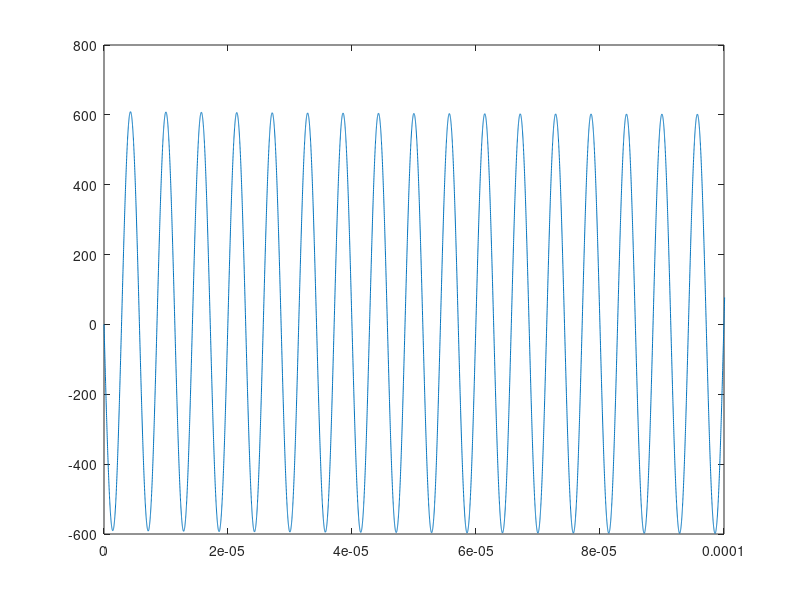

Write MATLAB code to recreate this figure. (Note: this script raises an error after producing the figure.)
clear; close all; clc;
load("All_injectors_vaccum.mat")
dT = 1e-7;
RunTime = .004;
time = 0:dT:RunTime';
plot(time/10, voltage)
xlim([0, .0001])
[nada, nada_locs] = findpeaks(-abs(voltage));
[shifted_voltage] = phaseShift(voltage, 180, nada_locs);
plot(time, voltage)
hold on
plot(time, shifted_voltage)
xlim([0, .0001])
%functions below this line


function [newVals] = phaseShift(vals, shift, loc_nada) % takes shift in degrees
    shift = mod(shift, 360);
    newVals = zeros(size(vals));
    period = loc_nada(3) - loc_nada(1);
    cut_off = round(period*(shift/360));
    newVals(1:end-cut_off) = vals(cut_off+1:end);
    newVals(end-cut_off:end) = vals(end:-1:end-cut_off);
    
end